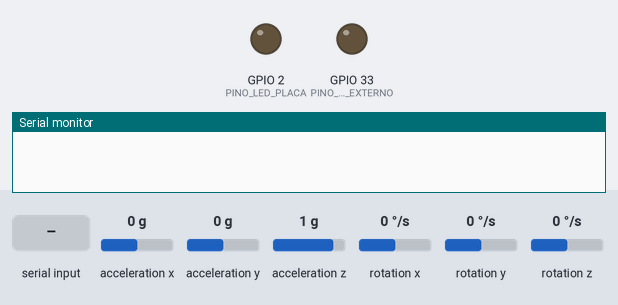
Bench run of a sketch on a simulated ESP32. On the bench: output pins drawn as LEDs (lit = HIGH), the last lines printed to the serial monitor. Wiring (inferred from the names in the program): MPU-9250 motion sensor at I2C address 0x69. Dashed ring = blinking. The test bench sets the inputs (shaded band); at power-on: acceleration x 0 g, acceleration y 0 g, acceleration z 1 g, rotation x 0 °/s, rotation y 0 °/s, rotation z 0 °/s. A WiFi scan finds three made-up networks; EEPROM starts erased.

Above: at 0.1 s.
At 9.45 s:
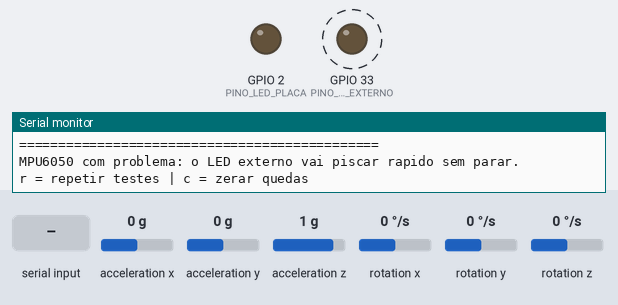
9.5 s: "c" received over Serial
At 10.15 s:
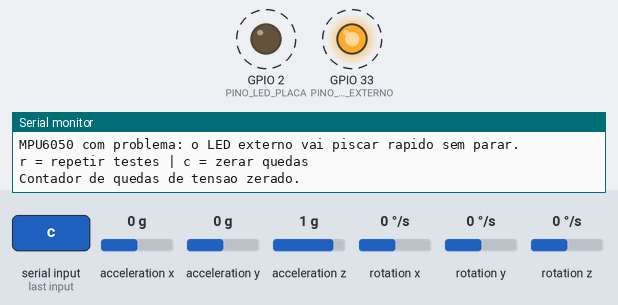
12.5 s: "r" received over Serial
Timing chart, 0 to 21.5 s (numbered marks = the images above; inputs shaded):
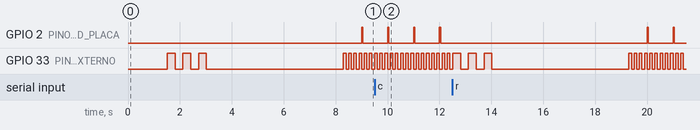

The sketch:

teste-hardware.ino
```cpp
// Rehabit — teste de hardware do goniômetro (ESP32 + MPU6050)
//
// Grave este sketch ANTES do firmware principal, logo depois de soldar. Ele
// não usa Wi-Fi de clínica, servidor nem biblioteca externa: só confere se
// cada peça da placa responde, e diz o que está errado quando não responde.
// O passo a passo completo (multímetro, regulagem do MT3608, bateria) está em
// Firmware/teste-hardware-GUIA.md.
//
// O que ele testa, em ordem:
//   1. LED externo (GPIO33) — pisca 3 vezes; confira com os olhos.
//   2. Barramento I2C — procura o MPU6050 em SDA=21/SCL=22 e, se não achar,
//      tenta com os fios trocados para dizer se SDA e SCL foram invertidos.
//   3. MPU6050 — identidade do chip (WHO_AM_I), leituras a 100 kHz e a
//      400 kHz (a velocidade do firmware principal), gravidade ~1 g parado,
//      giroscópio perto de zero parado e temperatura plausível.
//   4. Wi-Fi — procura redes por perto. Além de testar o rádio, é o maior
//      pico de consumo da placa: se ela reinicia aqui na bateria, a
//      alimentação não está dando conta.
//   5. Quedas de energia — conta quantas vezes a placa reiniciou por queda de
//      tensão (brownout), inclusive quando estava só na bateria, sem
//      ninguém olhando o Monitor Serial.
//
// Depois dos testes ele fica em "modo movimento", que serve para testar na
// bateria, sem computador:
//   * LED externo ACENDE quando a placa inclina mais de 30° da posição em
//     que estava no fim dos testes, e apaga quando volta;
//   * botão BOOT faz da posição atual o novo zero;
//   * LED azul da própria placa (GPIO2) dá uma piscada por segundo = o ESP32
//     está vivo;
//   * LED externo piscando rápido sem parar = MPU6050 não respondeu;
//   * as 3 piscadas do começo se repetindo sozinhas = a placa está
//     reiniciando, quase sempre por falta de energia.
//
// No Monitor Serial (115200), envie:
//   r  repete todos os testes
//   c  zera o contador de quedas de energia
//
// ================== LIGAÇÕES (as do diagrama) ==================
//   MT3608 VOUT+ -> VIN        MT3608 VOUT- -> GND
//   MPU6050 VCC  -> 3V3        MPU6050 GND  -> GND
//   MPU6050 SDA  -> GPIO21     MPU6050 SCL  -> GPIO22
//   LED azul     -> GPIO33 -> resistor 220 ohm -> LED -> GND
//   Botão BOOT   -> GPIO0 (já existe na placa)

#include <Wire.h>
#include <WiFi.h>
#include <Preferences.h>
#include <esp_system.h>

const int PINO_SDA = 21;
const int PINO_SCL = 22;
const int PINO_LED_EXTERNO = 33;
const int PINO_LED_PLACA = 2;
const int PINO_BOTAO = 0;

const float LIMITE_INCLINACAO_GRAUS = 30.0f;
const int AMOSTRAS_POR_TESTE = 200;

// Registradores do MPU6050 usados aqui (datasheet "Register Map", rev. 4.2).
const uint8_t REG_SMPLRT_DIV = 0x19;
const uint8_t REG_CONFIG = 0x1A;
const uint8_t REG_GYRO_CONFIG = 0x1B;
const uint8_t REG_ACCEL_CONFIG = 0x1C;
const uint8_t REG_ACCEL_XOUT_H = 0x3B;
const uint8_t REG_PWR_MGMT_1 = 0x6B;
const uint8_t REG_WHO_AM_I = 0x75;

// Com ±2 g e ±250 °/s, as escalas do datasheet.
const float LSB_POR_G = 16384.0f;
const float LSB_POR_GRAU_S = 131.0f;

Preferences memoria;

uint8_t enderecoMpu = 0;  // 0 = não achado
bool mpuOk = false;
int falhas = 0;
int avisos = 0;
unsigned long errosI2c = 0;

// Última leitura convertida: aceleração em g, giro em °/s, temperatura em °C.
float ax = 0, ay = 0, az = 0, gxs = 0, gys = 0, gzs = 0, temperatura = 0;
// Posição que vale 0° no modo movimento.
float refX = 0, refY = 0, refZ = 1;

// ------------------------------------------------------------------
// Relatório
// ------------------------------------------------------------------

void ok(const char *texto) {
  Serial.printf("  [OK]    %s\n", texto);
}

void aviso(const char *texto) {
  avisos++;
  Serial.printf("  [AVISO] %s\n", texto);
}

void falha(const char *texto) {
  falhas++;
  Serial.printf("  [FALHA] %s\n", texto);
}

void titulo(const char *texto) {
  Serial.printf("\n--- %s ---\n", texto);
}

// ------------------------------------------------------------------
// I2C e MPU6050, direto nos registradores
// ------------------------------------------------------------------
//
// Sem a biblioteca da Adafruit de propósito: ela recusa qualquer chip cujo
// WHO_AM_I não seja 0x68, e muitos módulos vendidos como MPU6050 são clones
// que respondem outro valor. Lendo os registradores na mão, o teste consegue
// dizer "achei um clone" em vez de só "não achei nada".

bool escreverRegistrador(uint8_t reg, uint8_t valor) {
  Wire.beginTransmission(enderecoMpu);
  Wire.write(reg);
  Wire.write(valor);
  return Wire.endTransmission() == 0;
}

/** Devolve o valor do registrador, ou -1 se o chip não respondeu. */
int lerRegistrador(uint8_t reg) {
  Wire.beginTransmission(enderecoMpu);
  Wire.write(reg);
  if (Wire.endTransmission(false) != 0) return -1;
  if (Wire.requestFrom(enderecoMpu, (uint8_t)1) != 1) return -1;
  return Wire.read();
}

int16_t lerPalavra() {
  // Dois read() separados: em "(Wire.read() << 8) | Wire.read()" o C++ não
  // garante qual dos dois roda primeiro.
  uint8_t alto = Wire.read();
  uint8_t baixo = Wire.read();
  return (int16_t)((alto << 8) | baixo);
}

/** Lê acelerômetro, temperatura e giroscópio de uma vez (14 bytes). */
bool lerMpu() {
  Wire.beginTransmission(enderecoMpu);
  Wire.write(REG_ACCEL_XOUT_H);
  if (Wire.endTransmission(false) != 0 || Wire.requestFrom(enderecoMpu, (uint8_t)14) != 14) {
    errosI2c++;
    return false;
  }
  ax = lerPalavra() / LSB_POR_G;
  ay = lerPalavra() / LSB_POR_G;
  az = lerPalavra() / LSB_POR_G;
  temperatura = lerPalavra() / 340.0f + 36.53f;
  gxs = lerPalavra() / LSB_POR_GRAU_S;
  gys = lerPalavra() / LSB_POR_GRAU_S;
  gzs = lerPalavra() / LSB_POR_GRAU_S;
  return true;
}

/** Procura dispositivos no barramento; devolve quantos achou e guarda o MPU. */
int varrerI2c(int sda, int scl) {
  Wire.end();
  Wire.begin(sda, scl, 100000);
  int achados = 0;
  for (uint8_t endereco = 1; endereco < 127; endereco++) {
    Wire.beginTransmission(endereco);
    if (Wire.endTransmission() == 0) {
      achados++;
      Serial.printf("  dispositivo em 0x%02X%s\n", endereco,
                    (endereco == 0x68 || endereco == 0x69) ? " (e o endereco do MPU6050)" : "");
      if (endereco == 0x68 || endereco == 0x69) enderecoMpu = endereco;
    }
  }
  return achados;
}

/**
 * Faz AMOSTRAS_POR_TESTE leituras na velocidade pedida e conta as que
 * falharam. Uma solda fria costuma aparecer aqui: o chip responde às vezes.
 */
unsigned long contarErros(uint32_t frequencia) {
  Wire.setClock(frequencia);
  unsigned long antes = errosI2c;
  for (int i = 0; i < AMOSTRAS_POR_TESTE; i++) {
    lerMpu();
    delay(2);
  }
  return errosI2c - antes;
}

// ------------------------------------------------------------------
// Testes
// ------------------------------------------------------------------

void piscar(int pino, int vezes, int msAceso, int msApagado) {
  for (int i = 0; i < vezes; i++) {
    digitalWrite(pino, HIGH);
    delay(msAceso);
    digitalWrite(pino, LOW);
    delay(msApagado);
  }
}

void testarLed() {
  titulo("1. LED externo (GPIO33)");
  Serial.println("  Piscando 3 vezes agora — olhe para o LED azul externo.");
  piscar(PINO_LED_EXTERNO, 3, 300, 300);
  Serial.println("  Piscou? Entao o LED e o resistor estao certos.");
  Serial.println("  Nao piscou? LED invertido (perna maior vai no lado do GPIO33),");
  Serial.println("  solda solta no resistor, ou o fio esta em outro pino que nao o D33.");
}

void testarI2c() {
  titulo("2. Barramento I2C (SDA=21, SCL=22)");
  enderecoMpu = 0;
  int achados = varrerI2c(PINO_SDA, PINO_SCL);
  if (enderecoMpu != 0) {
    char texto[60];
    snprintf(texto, sizeof(texto), "MPU6050 respondeu no endereco 0x%02X", enderecoMpu);
    ok(texto);
    return;
  }
  if (achados > 0) {
    falha("Ha algo no barramento, mas nao no endereco do MPU6050 (0x68/0x69).");
    return;
  }

  // Nada respondeu. Antes de culpar o chip, vê se os fios só foram trocados.
  Serial.println("  Ninguem respondeu. Testando com SDA e SCL trocados...");
  varrerI2c(PINO_SCL, PINO_SDA);
  bool trocados = enderecoMpu != 0;
  enderecoMpu = 0;
  Wire.end();
  Wire.begin(PINO_SDA, PINO_SCL, 100000);
  if (trocados) {
    falha("SDA e SCL estao INVERTIDOS: o MPU so responde com os fios trocados.");
    Serial.println("          Corrija a solda: SDA do MPU -> D21, SCL do MPU -> D22.");
  } else {
    falha("Nenhum dispositivo I2C encontrado.");
    Serial.println("          Confira: LED do modulo MPU aceso? 3V3 -> VCC e GND -> GND?");
    Serial.println("          SDA -> D21 e SCL -> D22 com continuidade? Solda fria nos pinos?");
  }
}

void testarMpu() {
  titulo("3. MPU6050");
  if (enderecoMpu == 0) {
    falha("Pulado: o MPU6050 nao respondeu no teste anterior.");
    mpuOk = false;
    return;
  }

  int quemSou = lerRegistrador(REG_WHO_AM_I);
  if (quemSou < 0) {
    falha("O chip nao respondeu a leitura do WHO_AM_I.");
    mpuOk = false;
    return;
  }
  char texto[140];
  if (quemSou == 0x68) {
    ok("WHO_AM_I = 0x68: MPU6050 legitimo (ou clone fiel).");
  } else {
    snprintf(texto, sizeof(texto),
             "WHO_AM_I = 0x%02X, nao 0x68: e um clone ou variante (0x70 = MPU6500, 0x71 = MPU9250).",
             quemSou);
    aviso(texto);
    Serial.println("          As leituras podem funcionar, mas a biblioteca Adafruit MPU6050 do");
    Serial.println("          firmware principal recusa esse chip e vai dizer \"MPU6050 nao");
    Serial.println("          encontrado\" mesmo com a fiacao certa.");
  }

  // Acorda o chip (ele liga dormindo) e fixa escalas conhecidas.
  bool configurado = escreverRegistrador(REG_PWR_MGMT_1, 0x80);  // reset
  delay(100);
  configurado = configurado && escreverRegistrador(REG_PWR_MGMT_1, 0x01);  // acorda, relógio do giro X
  configurado = configurado && escreverRegistrador(REG_SMPLRT_DIV, 9);     // 100 Hz
  configurado = configurado && escreverRegistrador(REG_CONFIG, 0x03);      // filtro ~44 Hz
  configurado = configurado && escreverRegistrador(REG_GYRO_CONFIG, 0x00); // ±250 °/s
  configurado = configurado && escreverRegistrador(REG_ACCEL_CONFIG, 0x00);// ±2 g
  delay(100);
  if (!configurado) {
    falha("O chip nao aceitou a configuracao (escrita I2C falhou).");
    mpuOk = false;
    return;
  }
  ok("Chip acordado e configurado.");

  Serial.println("  Deixe a placa PARADA sobre a mesa pelos proximos segundos...");
  delay(500);

  unsigned long erros100 = contarErros(100000);
  if (erros100 == 0) {
    snprintf(texto, sizeof(texto), "Leituras a 100 kHz: 0 erros em %d.", AMOSTRAS_POR_TESTE);
    ok(texto);
  } else {
    snprintf(texto, sizeof(texto), "Leituras a 100 kHz: %lu erros em %d — mau contato (solda fria?) em SDA/SCL/VCC/GND.",
             erros100, AMOSTRAS_POR_TESTE);
    falha(texto);
  }

  // Medidas em repouso, já a 400 kHz como no firmware principal.
  Wire.setClock(400000);
  unsigned long antes = errosI2c;
  float somaMod = 0, somaModQuad = 0;
  float maxGiro = 0, somaTemp = 0;
  float somaGx = 0, somaGy = 0, somaGz = 0;
  bool congelado = true;
  float primeiroAz = 0;
  int validas = 0;
  for (int i = 0; i < AMOSTRAS_POR_TESTE; i++) {
    if (lerMpu()) {
      float modulo = sqrtf(ax * ax + ay * ay + az * az);
      somaMod += modulo;
      somaModQuad += modulo * modulo;
      somaGx += gxs;
      somaGy += gys;
      somaGz += gzs;
      somaTemp += temperatura;
      if (validas == 0) primeiroAz = az;
      else if (az != primeiroAz) congelado = false;
      validas++;
    }
    delay(5);
  }
  unsigned long erros400 = errosI2c - antes;
  if (erros400 == 0) {
    snprintf(texto, sizeof(texto), "Leituras a 400 kHz: 0 erros em %d.", AMOSTRAS_POR_TESTE);
    ok(texto);
  } else {
    snprintf(texto, sizeof(texto), "Leituras a 400 kHz: %lu erros em %d — o firmware principal usa 400 kHz.",
             erros400, AMOSTRAS_POR_TESTE);
    aviso(texto);
    Serial.println("          Fios de SDA/SCL longos ou soldas ruins. Encurte os fios ou, no");
    Serial.println("          goniometro-esp32.ino, troque Wire.setClock(400000) por 100000.");
  }

  if (validas < AMOSTRAS_POR_TESTE / 2) {
    falha("Leituras demais falharam; nao da para avaliar os sensores.");
    mpuOk = false;
    return;
  }

  if (congelado) {
    falha("Os valores nao mudam nada entre leituras: o chip parece travado.");
    mpuOk = false;
    return;
  }

  float media = somaMod / validas;
  float desvio = sqrtf(fmaxf(0.0f, somaModQuad / validas - media * media));
  if (media > 0.90f && media < 1.10f) {
    snprintf(texto, sizeof(texto), "Acelerometro: gravidade medida = %.2f g (esperado ~1.00).", media);
    ok(texto);
  } else {
    snprintf(texto, sizeof(texto), "Acelerometro: gravidade medida = %.2f g, fora de 0.90-1.10.", media);
    falha(texto);
  }
  if (desvio > 0.05f) {
    aviso("A placa parece ter mexido durante a medida. Repita parada (envie r).");
  }

  float mediaGx = somaGx / validas, mediaGy = somaGy / validas, mediaGz = somaGz / validas;
  maxGiro = fmaxf(fabsf(mediaGx), fmaxf(fabsf(mediaGy), fabsf(mediaGz)));
  snprintf(texto, sizeof(texto), "Giroscopio parado: X=%.1f Y=%.1f Z=%.1f graus/s", mediaGx, mediaGy, mediaGz);
  if (maxGiro < 10.0f) {
    ok(texto);  // um desvio de poucos °/s é normal; o firmware principal calibra no boot
  } else {
    aviso(texto);
    Serial.println("          Mais de 10 graus/s parado: a placa mexeu ou o giroscopio tem defeito.");
  }

  float mediaTemp = somaTemp / validas;
  snprintf(texto, sizeof(texto), "Temperatura do chip: %.1f C", mediaTemp);
  if (mediaTemp > -10.0f && mediaTemp < 70.0f) {
    ok(texto);
  } else {
    aviso(texto);
    Serial.println("          Valor estranho (clones calculam a temperatura de outro jeito; nao afeta o angulo).");
  }

  refX = ax;
  refY = ay;
  refZ = az;
  mpuOk = true;
}

void testarWifi() {
  titulo("4. Wi-Fi (radio e pico de consumo)");
  Serial.println("  Procurando redes... (e aqui que a placa mais puxa corrente)");
  WiFi.mode(WIFI_STA);
  WiFi.disconnect();
  delay(100);
  Serial.printf("  MAC: %s\n", WiFi.macAddress().c_str());
  int redes = WiFi.scanNetworks();
  if (redes > 0) {
    char texto[60];
    snprintf(texto, sizeof(texto), "%d rede(s) encontrada(s).", redes);
    ok(texto);
    for (int i = 0; i < redes && i < 8; i++) {
      Serial.printf("          %-32s %4d dBm\n", WiFi.SSID(i).c_str(), (int)WiFi.RSSI(i));
    }
  } else if (redes == 0) {
    aviso("Nenhuma rede encontrada. Se ha Wi-Fi por perto, a antena ou o radio tem problema.");
  } else {
    falha("A busca de redes falhou.");
  }
  WiFi.scanDelete();
  WiFi.mode(WIFI_OFF);
}

const char *nomeDoReset(esp_reset_reason_t motivo) {
  switch (motivo) {
    // No ESP32 o botão EN (e o reset automático da gravação) também conta
    // como "ligou", não como pino externo.
    case ESP_RST_POWERON: return "ligou a alimentacao ou apertou EN";
    case ESP_RST_SW: return "reinicio pelo programa";
    case ESP_RST_PANIC: return "travamento (panic)";
    case ESP_RST_INT_WDT:
    case ESP_RST_TASK_WDT:
    case ESP_RST_WDT: return "watchdog";
    case ESP_RST_DEEPSLEEP: return "saiu do deep sleep";
    case ESP_RST_BROWNOUT: return "QUEDA DE TENSAO (brownout)";
    default: return "outro";
  }
}

void testarEnergia() {
  titulo("5. Alimentacao");
  esp_reset_reason_t motivo = esp_reset_reason();
  Serial.printf("  Motivo deste boot: %s\n", nomeDoReset(motivo));

  memoria.begin("teste-hw", false);  // false: cria o espaço se ainda não existe
  unsigned int quedas = memoria.getUInt("quedas", 0);
  memoria.end();

  if (quedas == 0) {
    ok("Nenhuma queda de tensao registrada.");
  } else {
    char texto[140];
    snprintf(texto, sizeof(texto), "%u reinicio(s) por queda de tensao registrado(s) (envie c para zerar).", quedas);
    if (quedas == 1) {
      aviso(texto);
      Serial.println("          Um so pode acontecer ao ligar a chave. Varios = a bateria ou o MT3608");
      Serial.println("          nao seguram o pico do Wi-Fi (bateria fraca, MT3608 abaixo de 5 V,");
      Serial.println("          fio fino ou solda ruim no caminho da energia).");
    } else {
      falha(texto);
      Serial.println("          A bateria ou o MT3608 nao seguram o pico do Wi-Fi. Confira: bateria");
      Serial.println("          acima de 3,6 V, MT3608 regulado em 5,0-5,2 V, soldas da chave e do VIN.");
    }
  }
  Serial.println("  (A tensao da bateria nao e medida: este circuito nao tem divisor no GPIO34.)");
}

/** Conta o boot atual se ele veio de uma queda de tensão. */
void registrarQuedaDeTensao() {
  if (esp_reset_reason() != ESP_RST_BROWNOUT) return;
  memoria.begin("teste-hw", false);
  memoria.putUInt("quedas", memoria.getUInt("quedas", 0) + 1);
  memoria.end();
}

void rodarTestes() {
  falhas = 0;
  avisos = 0;
  errosI2c = 0;

  Serial.println("\n==============================================");
  Serial.println(" Rehabit — teste de hardware do goniometro");
  Serial.println("==============================================");
  Serial.printf("Chip %s rev %d, %d nucleos, flash %u MB\n", ESP.getChipModel(),
                ESP.getChipRevision(), ESP.getChipCores(), (unsigned)(ESP.getFlashChipSize() / (1024 * 1024)));

  testarLed();
  testarI2c();
  testarMpu();
  testarWifi();
  testarEnergia();

  Serial.println("\n==============================================");
  if (falhas == 0 && avisos == 0) {
    Serial.println(" RESULTADO: tudo certo. Pode gravar o goniometro-esp32.ino.");
  } else if (falhas == 0) {
    Serial.printf(" RESULTADO: funciona, com %d aviso(s) acima para olhar.\n", avisos);
  } else {
    Serial.printf(" RESULTADO: %d falha(s) e %d aviso(s). Corrija as falhas antes do\n", falhas, avisos);
    Serial.println(" firmware principal.");
  }
  Serial.println("==============================================");
  if (mpuOk) {
    Serial.println("Modo movimento: incline a placa mais de 30 graus e o LED externo acende.");
    Serial.println("BOOT = nova posicao zero | r = repetir testes | c = zerar quedas");
  } else {
    Serial.println("MPU6050 com problema: o LED externo vai piscar rapido sem parar.");
    Serial.println("r = repetir testes | c = zerar quedas");
  }
  Serial.println();
}

// ------------------------------------------------------------------
// Modo movimento
// ------------------------------------------------------------------

float inclinacaoAtual() {
  float modA = sqrtf(ax * ax + ay * ay + az * az);
  float modR = sqrtf(refX * refX + refY * refY + refZ * refZ);
  if (modA < 0.001f || modR < 0.001f) return 0.0f;
  float cosseno = (ax * refX + ay * refY + az * refZ) / (modA * modR);
  if (cosseno > 1.0f) cosseno = 1.0f;
  if (cosseno < -1.0f) cosseno = -1.0f;
  return acosf(cosseno) * 180.0f / PI;
}

void tratarSerial() {
  while (Serial.available()) {
    char c = Serial.read();
    if (c == 'r' || c == 'R') {
      rodarTestes();
    } else if (c == 'c' || c == 'C') {
      memoria.begin("teste-hw", false);
      memoria.putUInt("quedas", 0);
      memoria.end();
      Serial.println("Contador de quedas de tensao zerado.");
    }
  }
}

void setup() {
  pinMode(PINO_LED_EXTERNO, OUTPUT);
  pinMode(PINO_LED_PLACA, OUTPUT);
  pinMode(PINO_BOTAO, INPUT_PULLUP);
  digitalWrite(PINO_LED_EXTERNO, LOW);
  digitalWrite(PINO_LED_PLACA, LOW);

  registrarQuedaDeTensao();

  Serial.begin(115200);
  delay(1500);  // dá tempo de o Monitor Serial conectar depois do reset
  rodarTestes();
}

void loop() {
  tratarSerial();
  unsigned long agora = millis();

  // Pisca de "estou vivo" no LED da placa: 50 ms a cada segundo.
  digitalWrite(PINO_LED_PLACA, (agora % 1000) < 50);

  if (!mpuOk) {
    digitalWrite(PINO_LED_EXTERNO, (agora / 100) % 2);
    return;
  }

  static unsigned long ultimaLeitura = 0;
  if (agora - ultimaLeitura < 20) return;
  ultimaLeitura = agora;

  bool leu = lerMpu();
  float inclinacao = inclinacaoAtual();
  if (leu) {
    digitalWrite(PINO_LED_EXTERNO, inclinacao > LIMITE_INCLINACAO_GRAUS);
  }

  // BOOT: a posição atual vira o zero. Uma vez por aperto, não a cada volta.
  static bool botaoAntes = false;
  bool botao = digitalRead(PINO_BOTAO) == LOW;
  if (botao && !botaoAntes && leu) {
    refX = ax;
    refY = ay;
    refZ = az;
    Serial.println("BOOT: posicao atual virou o novo zero.");
  }
  botaoAntes = botao;

  static unsigned long ultimoEco = 0;
  if (agora - ultimoEco >= 250) {
    ultimoEco = agora;
    Serial.printf("acel(g) %+5.2f %+5.2f %+5.2f |%4.2f| giro(graus/s) %+6.1f %+6.1f %+6.1f | %4.1f C | incl %5.1f | erros I2C %lu\n",
                  ax, ay, az, sqrtf(ax * ax + ay * ay + az * az), gxs, gys, gzs, temperatura,
                  inclinacao, errosI2c);
  }
}
```
